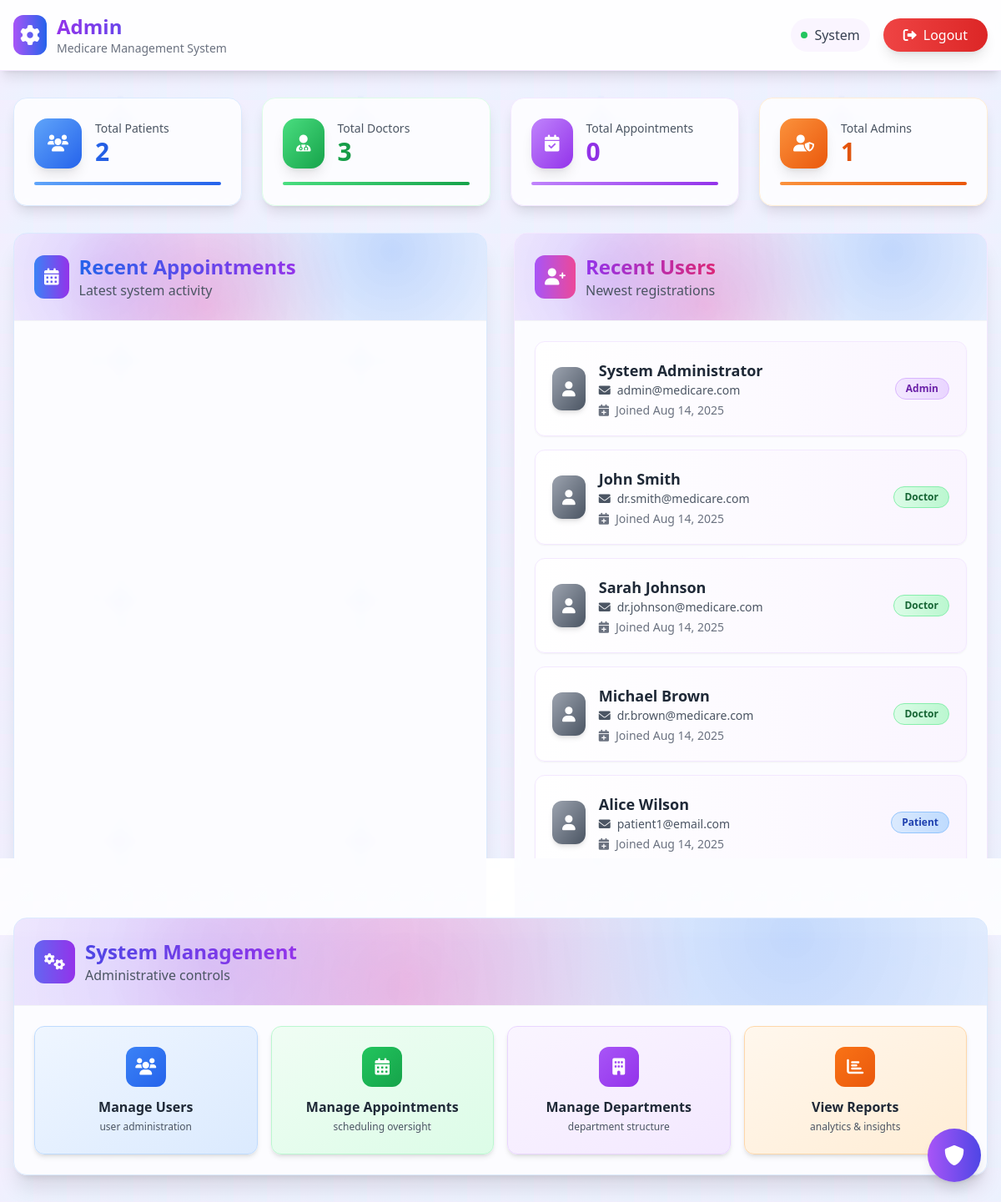
Page /admin/dashboard.php (signed in) on the committed database.
### tables this page shows
CREATE TABLE users (
    id INT AUTO_INCREMENT PRIMARY KEY,
    username VARCHAR(50) UNIQUE NOT NULL,
    email VARCHAR(100) UNIQUE NOT NULL,
    password VARCHAR(255) NOT NULL,
    role ENUM('admin', 'doctor', 'patient') NOT NULL,
    first_name VARCHAR(50) NOT NULL,
    last_name VARCHAR(50) NOT NULL,
    phone VARCHAR(20),
    created_at TIMESTAMP DEFAULT CURRENT_TIMESTAMP,
    updated_at TIMESTAMP DEFAULT CURRENT_TIMESTAMP ON UPDATE CURRENT_TIMESTAMP
);

### admin/dashboard.php (the view, shortened to what this page needs)
<?php
$database = new Database();
$db = $database->getConnection();
$stats = [];
$query = "SELECT role, COUNT(*) as count FROM users GROUP BY role";
$stmt = $db->prepare($query);
$stmt->execute();
$user_stats = $stmt->fetchAll(PDO::FETCH_ASSOC);
foreach ($user_stats as $stat) {
    $stats[$stat['role']] = $stat['count'];
}
$query = "SELECT COUNT(*) as total FROM appointments";
$stmt = $db->prepare($query);
$stmt->execute();
$stats['total_appointments'] = $stmt->fetchColumn();
$query = "SELECT * FROM users ORDER BY created_at DESC LIMIT 5";
$stmt = $db->prepare($query);
$stmt->execute();
$recent_users = $stmt->fetchAll(PDO::FETCH_ASSOC);
?>
<!DOCTYPE html>
<html lang="en">
<head>
    <script src="https://cdn.tailwindcss.com"></script>
    <link rel="stylesheet" href="https://cdnjs.cloudflare.com/ajax/libs/font-awesome/6.0.0/css/all.min.css">
</head>
<body class="medical-bg min-h-screen">
    <nav class="bg-white/90 backdrop-blur-sm shadow-lg border-b border-purple-100">
        <div class="max-w-7xl mx-auto px-4">
            <div class="flex justify-between items-center py-4">
                <div class="flex items-center space-x-3">
                    <div class="bg-gradient-to-r from-purple-500 to-blue-600 p-2 rounded-xl">
                        <i class="fas fa-cog text-white text-2xl animate-spin" style="animation-duration: 8s;"></i>
                    </div>
                    <div>
                        <h1 class="text-2xl font-bold bg-gradient-to-r from-purple-600 to-blue-600 bg-clip-text text-transparent">Admin</h1>
                        <p class="text-sm text-gray-500">Medicare Management System</p>
                    </div>
                </div>
                <div class="flex items-center space-x-4">
                    <div class="flex items-center space-x-2 bg-purple-50 px-3 py-2 rounded-full">
                        <div class="w-2 h-2 bg-green-500 rounded-full pulse-animation"></div>
                        <span class="text-gray-700 font-medium"><?php echo $_SESSION['first_name']; ?></span>
                    </div>
                    <a href="../includes/logout.php" class="bg-gradient-to-r from-red-500 to-red-600 text-white px-6 py-2 rounded-full hover:from-red-600 hover:to-red-700 transition-all transform hover:scale-105 shadow-lg">
                        <i class="fas fa-sign-out-alt mr-2"></i>Logout
                    </a>
                </div>
            </div>
        </div>
    </nav>
    <div class="max-w-7xl mx-auto px-4 py-8">
        <div class="grid md:grid-cols-4 gap-6 mb-8">
            <div class="bg-white/80 backdrop-blur-sm p-6 rounded-2xl shadow-lg border border-blue-100 card-hover">
                <div class="flex items-center">
                    <div class="bg-gradient-to-br from-blue-400 to-blue-600 p-4 rounded-2xl shadow-lg">
                        <i class="fas fa-users text-white text-xl"></i>
                    </div>
                    <div class="ml-4">
                        <p class="text-gray-600 text-sm font-medium">Total Patients</p>
                        <p class="text-3xl font-bold bg-gradient-to-r from-blue-600 to-blue-800 bg-clip-text text-transparent"><?php echo $stats['patient'] ?? 0; ?></p>
                    </div>
                </div>
                <div class="mt-4 h-1 bg-gradient-to-r from-blue-400 to-blue-600 rounded-full"></div>
            </div>
            <div class="bg-white/80 backdrop-blur-sm p-6 rounded-2xl shadow-lg border border-green-100 card-hover">
                <div class="flex items-center">
                    <div class="bg-gradient-to-br from-green-400 to-green-600 p-4 rounded-2xl shadow-lg">
                        <i class="fas fa-user-md text-white text-xl"></i>
                    </div>
                    <div class="ml-4">
                        <p class="text-gray-600 text-sm font-medium">Total Doctors</p>
                        <p class="text-3xl font-bold bg-gradient-to-r from-green-600 to-green-800 bg-clip-text text-transparent"><?php echo $stats['doctor'] ?? 0; ?></p>
                    </div>
                </div>
                <div class="mt-4 h-1 bg-gradient-to-r from-green-400 to-green-600 rounded-full"></div>
            </div>
            <div class="bg-white/80 backdrop-blur-sm p-6 rounded-2xl shadow-lg border border-purple-100 card-hover">
                <div class="flex items-center">
                    <div class="bg-gradient-to-br from-purple-400 to-purple-600 p-4 rounded-2xl shadow-lg">
                        <i class="fas fa-calendar-check text-white text-xl"></i>
                    </div>
                    <div class="ml-4">
                        <p class="text-gray-600 text-sm font-medium">Total Appointments</p>
                        <p class="text-3xl font-bold bg-gradient-to-r from-purple-600 to-purple-800 bg-clip-text text-transparent"><?php echo $stats['total_appointments']; ?></p>
                    </div>
                </div>
                <div class="mt-4 h-1 bg-gradient-to-r from-purple-400 to-purple-600 rounded-full"></div>
            </div>
            <div class="bg-white/80 backdrop-blur-sm p-6 rounded-2xl shadow-lg border border-orange-100 card-hover">
                <div class="flex items-center">
                    <div class="bg-gradient-to-br from-orange-400 to-orange-600 p-4 rounded-2xl shadow-lg">
                        <i class="fas fa-user-shield text-white text-xl"></i>
                    </div>
                    <div class="ml-4">
                        <p class="text-gray-600 text-sm font-medium">Total Admins</p>
                        <p class="text-3xl font-bold bg-gradient-to-r from-orange-600 to-orange-800 bg-clip-text text-transparent"><?php echo $stats['admin'] ?? 0; ?></p>
                    </div>
                </div>
                <div class="mt-4 h-1 bg-gradient-to-r from-orange-400 to-orange-600 rounded-full"></div>
            </div>
        </div>
        <div class="grid lg:grid-cols-2 gap-8">
            <div class="bg-white/80 backdrop-blur-sm rounded-2xl shadow-xl border border-blue-100 overflow-hidden">
                <div class="hero-pattern p-6 border-b border-gray-100">
                    <div class="flex items-center space-x-3">
                        <div class="bg-gradient-to-r from-blue-500 to-purple-600 p-3 rounded-xl">
                            <i class="fas fa-calendar-alt text-white text-xl"></i>
                        </div>
                        <div>
                            <h3 class="text-2xl font-bold bg-gradient-to-r from-blue-600 to-purple-600 bg-clip-text text-transparent">Recent Appointments</h3>
                            <p class="text-gray-600 font-medium">Latest system activity</p>
                        </div>
                    </div>
                </div>
                <div class="p-6 admin-bg">
                </div>
            </div>
            <div class="bg-white/80 backdrop-blur-sm rounded-2xl shadow-xl border border-purple-100 overflow-hidden">
                <div class="hero-pattern p-6 border-b border-gray-100">
                    <div class="flex items-center space-x-3">
                        <div class="bg-gradient-to-r from-purple-500 to-pink-500 p-3 rounded-xl">
                            <i class="fas fa-user-plus text-white text-xl"></i>
                        </div>
                        <div>
                            <h3 class="text-2xl font-bold bg-gradient-to-r from-purple-600 to-pink-600 bg-clip-text text-transparent">Recent Users</h3>
                            <p class="text-gray-600 font-medium">Newest registrations</p>
                        </div>
                    </div>
                </div>
                <div class="p-6 admin-icon-bg">
                    <div class="space-y-4">
                        <?php foreach ($recent_users as $user): ?>
                            <div class="flex items-center justify-between p-5 bg-gradient-to-r from-white to-purple-50 border border-purple-100 rounded-xl shadow-sm hover:shadow-md transition-all card-hover">
                                <div class="flex items-center space-x-4">
                                    <div class="bg-gradient-to-br from-gray-400 to-gray-600 p-3 rounded-xl shadow-md">
                                        <i class="fas fa-user text-white text-lg"></i>
                                    </div>
                                    <div>
                                        <p class="font-bold text-gray-800 text-lg"><?php echo $user['first_name'] . ' ' . $user['last_name']; ?></p>
                                        <p class="text-sm text-gray-600 flex items-center">
                                            <i class="fas fa-envelope mr-2"></i>
                                            <?php echo $user['email']; ?>
                                        </p>
                                        <p class="text-sm text-gray-500 flex items-center mt-1">
                                            <i class="fas fa-calendar-plus mr-2"></i>
                                            Joined <?php echo date('M j, Y', strtotime($user['created_at'])); ?>
                                        </p>
                                    </div>
                                </div>
                                <span class="px-3 py-1 text-xs font-semibold rounded-full
                                    <?php
                                    switch($user['role']) {
                                        case 'admin': echo 'bg-gradient-to-r from-purple-100 to-purple-200 text-purple-800 border border-purple-300'; break;
                                        case 'doctor': echo 'bg-gradient-to-r from-green-100 to-green-200 text-green-800 border border-green-300'; break;
                                        case 'patient': echo 'bg-gradient-to-r from-blue-100 to-blue-200 text-blue-800 border border-blue-300'; break;
                                    }
                                    ?>">
                                    <?php echo ucfirst($user['role']); ?>
                                </span>
                            </div>
                        <?php endforeach; ?>
                    </div>
                </div>
            </div>
        </div>
        <div class="mt-8 bg-white/80 backdrop-blur-sm rounded-2xl shadow-xl border border-blue-100 overflow-hidden">
            <div class="hero-pattern p-6 border-b border-gray-100">
                <div class="flex items-center space-x-3">
                    <div class="bg-gradient-to-r from-indigo-500 to-purple-600 p-3 rounded-xl">
                        <i class="fas fa-cogs text-white text-xl"></i>
                    </div>
                    <div>
                        <h3 class="text-2xl font-bold bg-gradient-to-r from-indigo-600 to-purple-600 bg-clip-text text-transparent">System Management</h3>
                        <p class="text-gray-600 font-medium">Administrative controls</p>
                    </div>
                </div>
            </div>
            <div class="p-6">
                <div class="grid md:grid-cols-4 gap-4">
                    <a href="users.php" class="group bg-gradient-to-br from-blue-50 to-blue-100 p-6 rounded-xl text-center hover:from-blue-100 hover:to-blue-200 transition-all transform hover:scale-105 shadow-md hover:shadow-lg border border-blue-200">
                        <div class="bg-gradient-to-br from-blue-500 to-blue-600 w-12 h-12 rounded-xl flex items-center justify-center mx-auto mb-3 group-hover:scale-110 transition-transform">
                            <i class="fas fa-users text-white text-xl"></i>
                        </div>
                        <p class="font-bold text-gray-800">Manage Users</p>
                        <p class="text-xs text-gray-600 mt-1">user administration</p>
                    </a>
                    <a href="appointments.php" class="group bg-gradient-to-br from-green-50 to-green-100 p-6 rounded-xl text-center hover:from-green-100 hover:to-green-200 transition-all transform hover:scale-105 shadow-md hover:shadow-lg border border-green-200">
                        <div class="bg-gradient-to-br from-green-500 to-green-600 w-12 h-12 rounded-xl flex items-center justify-center mx-auto mb-3 group-hover:scale-110 transition-transform">
                            <i class="fas fa-calendar-alt text-white text-xl"></i>
                        </div>
                        <p class="font-bold text-gray-800">Manage Appointments</p>
                        <p class="text-xs text-gray-600 mt-1">scheduling oversight</p>
                    </a>
                    <a href="departments.php" class="group bg-gradient-to-br from-purple-50 to-purple-100 p-6 rounded-xl text-center hover:from-purple-100 hover:to-purple-200 transition-all transform hover:scale-105 shadow-md hover:shadow-lg border border-purple-200">
                        <div class="bg-gradient-to-br from-purple-500 to-purple-600 w-12 h-12 rounded-xl flex items-center justify-center mx-auto mb-3 group-hover:scale-110 transition-transform">
                            <i class="fas fa-building text-white text-xl"></i>
                        </div>
                        <p class="font-bold text-gray-800">Manage Departments</p>
                        <p class="text-xs text-gray-600 mt-1">department structure</p>
                    </a>
                    <a href="reports.php" class="group bg-gradient-to-br from-orange-50 to-orange-100 p-6 rounded-xl text-center hover:from-orange-100 hover:to-orange-200 transition-all transform hover:scale-105 shadow-md hover:shadow-lg border border-orange-200">
                        <div class="bg-gradient-to-br from-orange-500 to-orange-600 w-12 h-12 rounded-xl flex items-center justify-center mx-auto mb-3 group-hover:scale-110 transition-transform">
                            <i class="fas fa-chart-bar text-white text-xl"></i>
                        </div>
                        <p class="font-bold text-gray-800">View Reports</p>
                        <p class="text-xs text-gray-600 mt-1">analytics & insights</p>
                    </a>
                </div>
            </div>
        </div>
    </div>
    <div class="fixed bottom-6 right-6 pointer-events-none">
        <div class="bg-gradient-to-r from-purple-500 to-indigo-600 w-16 h-16 rounded-full flex items-center justify-center shadow-lg animate-bounce">
            <i class="fas fa-shield-alt text-white text-2xl"></i>
        </div>
    </div>
</body>
</html>

### admin/dashboard.php (style rules this page uses)
.medical-bg { background-size: 40px 40px, cover; }
.hero-pattern { background-image: radial-gradient(circle at 20% 50%, rgba(139, 92, 246, 0.3) 0%, transparent 50%), radial-gradient(circle at 80% 20%, rgba(59, 130, 246, 0.3) 0%, transparent 50%), radial-gradient(circle at 40% 80%, rgba(236, 72, 153, 0.3) 0%, transparent 50%); }
.card-hover { transition: all 0.3s ease; }
.admin-bg { background-repeat: no-repeat; background-position: bottom right; background-size: 200px; }
.pulse-animation { animation: pulse 2s cubic-bezier(0.4, 0, 0.6, 1) infinite; }
.admin-icon-bg { background-repeat: no-repeat; background-position: center; background-size: 150px; }

### rows in the picture
users: first_name "System", last_name "Administrator", email "admin@medicare.com", created_at "Aug 14, 2025", role "Admin"
users: first_name "John", last_name "Smith", email "dr.smith@medicare.com", created_at "Aug 14, 2025", role "Doctor"
users: first_name "Sarah", last_name "Johnson", email "dr.johnson@medicare.com", created_at "Aug 14, 2025", role "Doctor"
users: first_name "Michael", last_name "Brown", email "dr.brown@medicare.com", created_at "Aug 14, 2025", role "Doctor"
users: first_name "Alice", last_name "Wilson", email "patient1@email.com", created_at "Aug 14, 2025", role "Patient"

### other values in the picture
$_SESSION['first_name'] "System"
